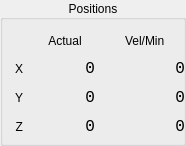
   <widget class="QGroupBox" name="groupBox_15">
    <property name="geometry">
     <rect>
      <x>1210</x>
      <y>470</y>
      <width>186</width>
      <height>146</height>
     </rect>
    </property>
    <property name="title">
     <string>Positions</string>
    </property>
    <property name="alignment">
     <set>Qt::AlignCenter</set>
    </property>
    <widget class="QLabel" name="label_42">
     <property name="geometry">
      <rect>
       <x>7</x>
       <y>57</y>
       <width>16</width>
       <height>23</height>
      </rect>
     </property>
     <property name="text">
      <string>X</string>
     </property>
     <property name="alignment">
      <set>Qt::AlignRight|Qt::AlignTrailing|Qt::AlignVCenter</set>
     </property>
    </widget>
    <widget class="QLabel" name="label_47">
     <property name="geometry">
      <rect>
       <x>7</x>
       <y>86</y>
       <width>16</width>
       <height>23</height>
      </rect>
     </property>
     <property name="text">
      <string>Y</string>
     </property>
     <property name="alignment">
      <set>Qt::AlignRight|Qt::AlignTrailing|Qt::AlignVCenter</set>
     </property>
    </widget>
    <widget class="QLabel" name="joint_vel_min_0_lb">
     <property name="geometry">
      <rect>
       <x>125</x>
       <y>57</y>
       <width>60</width>
       <height>23</height>
      </rect>
     </property>
     <property name="minimumSize">
      <size>
       <width>60</width>
       <height>0</height>
      </size>
     </property>
     <property name="font">
      <font>
       <family>Monospace</family>
       <pointsize>12</pointsize>
      </font>
     </property>
     <property name="text">
      <string>0</string>
     </property>
     <property name="alignment">
      <set>Qt::AlignRight|Qt::AlignTrailing|Qt::AlignVCenter</set>
     </property>
     <property name="precision" stdset="0">
      <string>2</string>
     </property>
    </widget>
    <widget class="QLabel" name="label_56">
     <property name="geometry">
      <rect>
       <x>125</x>
       <y>30</y>
       <width>60</width>
       <height>21</height>
      </rect>
     </property>
     <property name="text">
      <string>Vel/Min</string>
     </property>
    </widget>
    <widget class="QLabel" name="label_57">
     <property name="geometry">
      <rect>
       <x>35</x>
       <y>30</y>
       <width>60</width>
       <height>21</height>
      </rect>
     </property>
     <property name="minimumSize">
      <size>
       <width>0</width>
       <height>0</height>
      </size>
     </property>
     <property name="text">
      <string>Actual</string>
     </property>
     <property name="alignment">
      <set>Qt::AlignCenter</set>
     </property>
    </widget>
    <widget class="QLabel" name="joint_vel_min_3_lb">
     <property name="geometry">
      <rect>
       <x>125</x>
       <y>115</y>
       <width>60</width>
       <height>23</height>
      </rect>
     </property>
     <property name="minimumSize">
      <size>
       <width>60</width>
       <height>0</height>
      </size>
     </property>
     <property name="font">
      <font>
       <family>Monospace</family>
       <pointsize>12</pointsize>
      </font>
     </property>
     <property name="text">
      <string>0</string>
     </property>
     <property name="alignment">
      <set>Qt::AlignRight|Qt::AlignTrailing|Qt::AlignVCenter</set>
     </property>
     <property name="precision" stdset="0">
      <string>2</string>
     </property>
    </widget>
    <widget class="QLabel" name="label_60">
     <property name="geometry">
      <rect>
       <x>7</x>
       <y>115</y>
       <width>16</width>
       <height>23</height>
      </rect>
     </property>
     <property name="text">
      <string>Z</string>
     </property>
     <property name="alignment">
      <set>Qt::AlignRight|Qt::AlignTrailing|Qt::AlignVCenter</set>
     </property>
    </widget>
    <widget class="QLabel" name="joint_vel_min_1_lb">
     <property name="geometry">
      <rect>
       <x>125</x>
       <y>86</y>
       <width>60</width>
       <height>23</height>
      </rect>
     </property>
     <property name="minimumSize">
      <size>
       <width>60</width>
       <height>0</height>
      </size>
     </property>
     <property name="font">
      <font>
       <family>Monospace</family>
       <pointsize>12</pointsize>
      </font>
     </property>
     <property name="text">
      <string>0</string>
     </property>
     <property name="alignment">
      <set>Qt::AlignRight|Qt::AlignTrailing|Qt::AlignVCenter</set>
     </property>
     <property name="precision" stdset="0">
      <string>2</string>
     </property>
    </widget>
    <widget class="QLabel" name="actual_lb_x">
     <property name="geometry">
      <rect>
       <x>35</x>
       <y>57</y>
       <width>60</width>
       <height>23</height>
      </rect>
     </property>
     <property name="minimumSize">
      <size>
       <width>60</width>
       <height>0</height>
      </size>
     </property>
     <property name="font">
      <font>
       <family>Monospace</family>
       <pointsize>12</pointsize>
      </font>
     </property>
     <property name="text">
      <string>0</string>
     </property>
     <property name="alignment">
      <set>Qt::AlignRight|Qt::AlignTrailing|Qt::AlignVCenter</set>
     </property>
    </widget>
    <widget class="QLabel" name="actual_lb_y">
     <property name="geometry">
      <rect>
       <x>35</x>
       <y>86</y>
       <width>60</width>
       <height>23</height>
      </rect>
     </property>
     <property name="minimumSize">
      <size>
       <width>60</width>
       <height>0</height>
      </size>
     </property>
     <property name="font">
      <font>
       <family>Monospace</family>
       <pointsize>12</pointsize>
      </font>
     </property>
     <property name="text">
      <string>0</string>
     </property>
     <property name="alignment">
      <set>Qt::AlignRight|Qt::AlignTrailing|Qt::AlignVCenter</set>
     </property>
    </widget>
    <widget class="QLabel" name="actual_lb_z">
     <property name="geometry">
      <rect>
       <x>35</x>
       <y>115</y>
       <width>60</width>
       <height>23</height>
      </rect>
     </property>
     <property name="minimumSize">
      <size>
       <width>60</width>
       <height>0</height>
      </size>
     </property>
     <property name="font">
      <font>
       <family>Monospace</family>
       <pointsize>12</pointsize>
      </font>
     </property>
     <property name="text">
      <string>0</string>
     </property>
     <property name="alignment">
      <set>Qt::AlignRight|Qt::AlignTrailing|Qt::AlignVCenter</set>
     </property>
    </widget>
   </widget>
